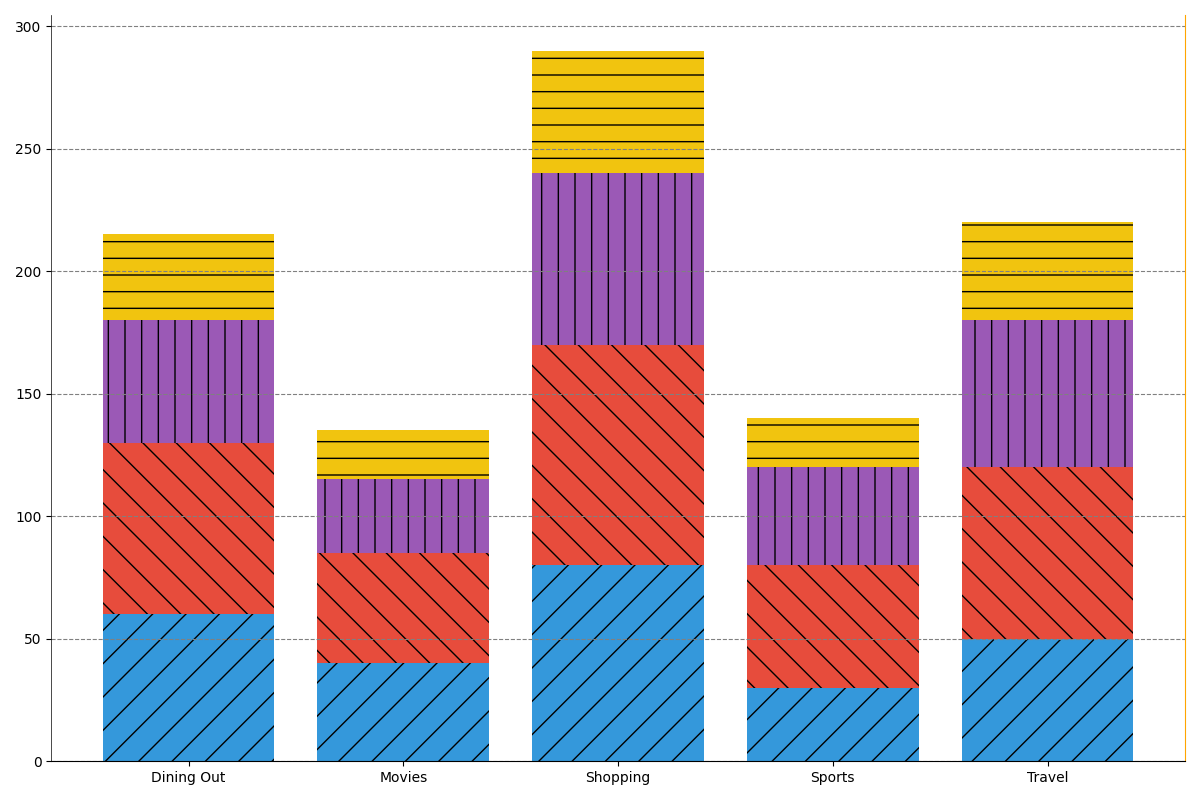

Recreate this plot in Python.
import matplotlib.pyplot as plt
import numpy as np

activities = ['Dining Out', 'Movies', 'Shopping', 'Sports', 'Travel']

age_group_18_29 = [60, 40, 80, 30, 50]
age_group_30_49 = [70, 45, 90, 50, 70]
age_group_50_64 = [50, 30, 70, 40, 60]
age_group_65_plus = [35, 20, 50, 20, 40]

data = np.array([age_group_18_29, age_group_30_49, age_group_50_64, age_group_65_plus])
age_groups = ['18-29', '30-49', '50-64', '65+']

fig, ax = plt.subplots(figsize=(12, 8))

colors = ['#3498db', '#e74c3c', '#9b59b6', '#f1c40f']

cumulative_spending = np.zeros(len(activities))
hatch_patterns = ['/', '\\', '|', '-']

for i, (spending, age_group) in enumerate(zip(data, age_groups)):
    bars = ax.bar(activities, spending, bottom=cumulative_spending, color=colors[i], hatch=hatch_patterns[i])
    cumulative_spending += spending

ax.yaxis.grid(True, linestyle='--', color='gray')
ax.spines['top'].set_visible(False)
ax.spines['right'].set_color('orange')
ax.spines['left'].set_linewidth(0.5)

plt.tight_layout()
plt.show()
